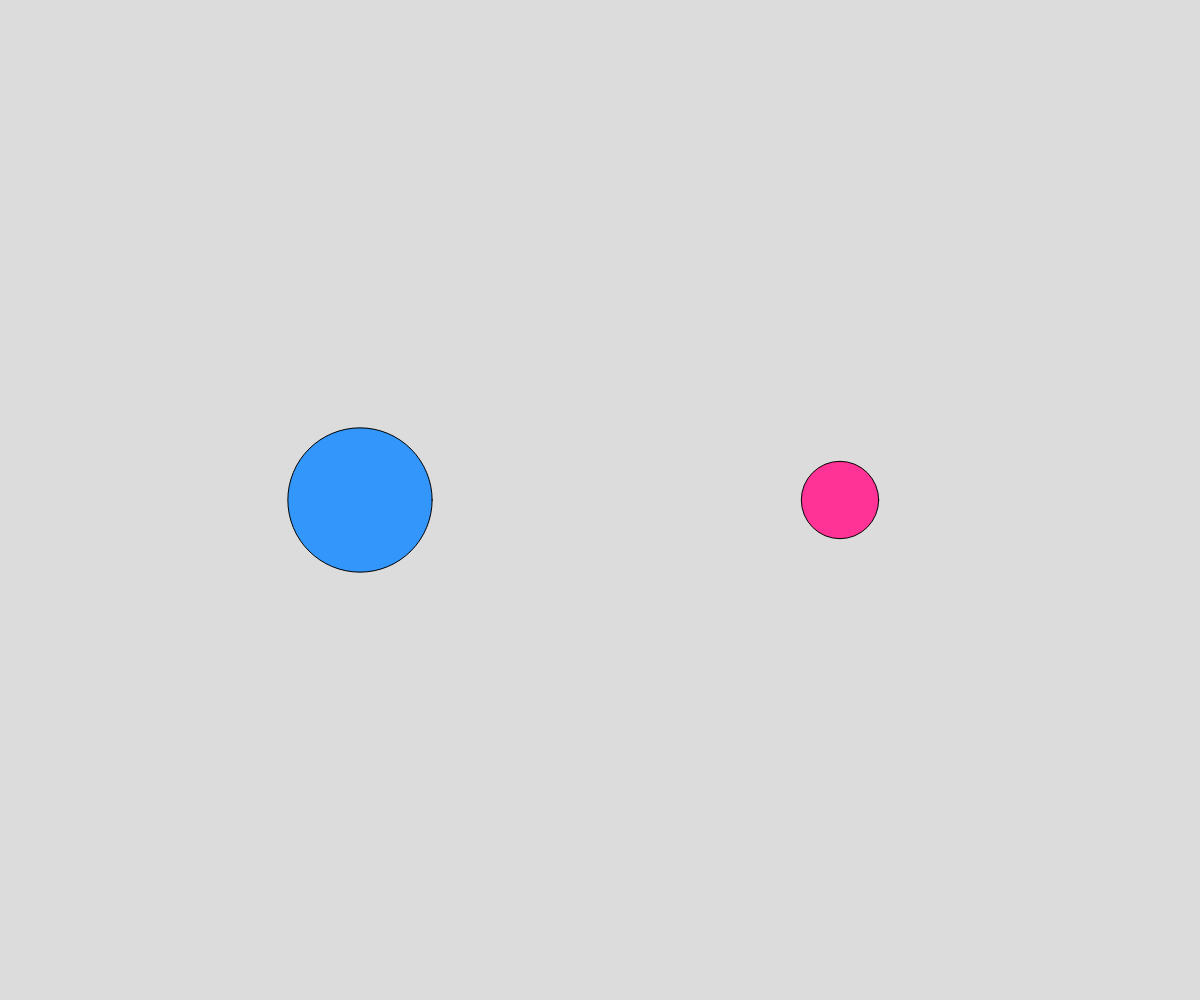
Frame 1 (no input)
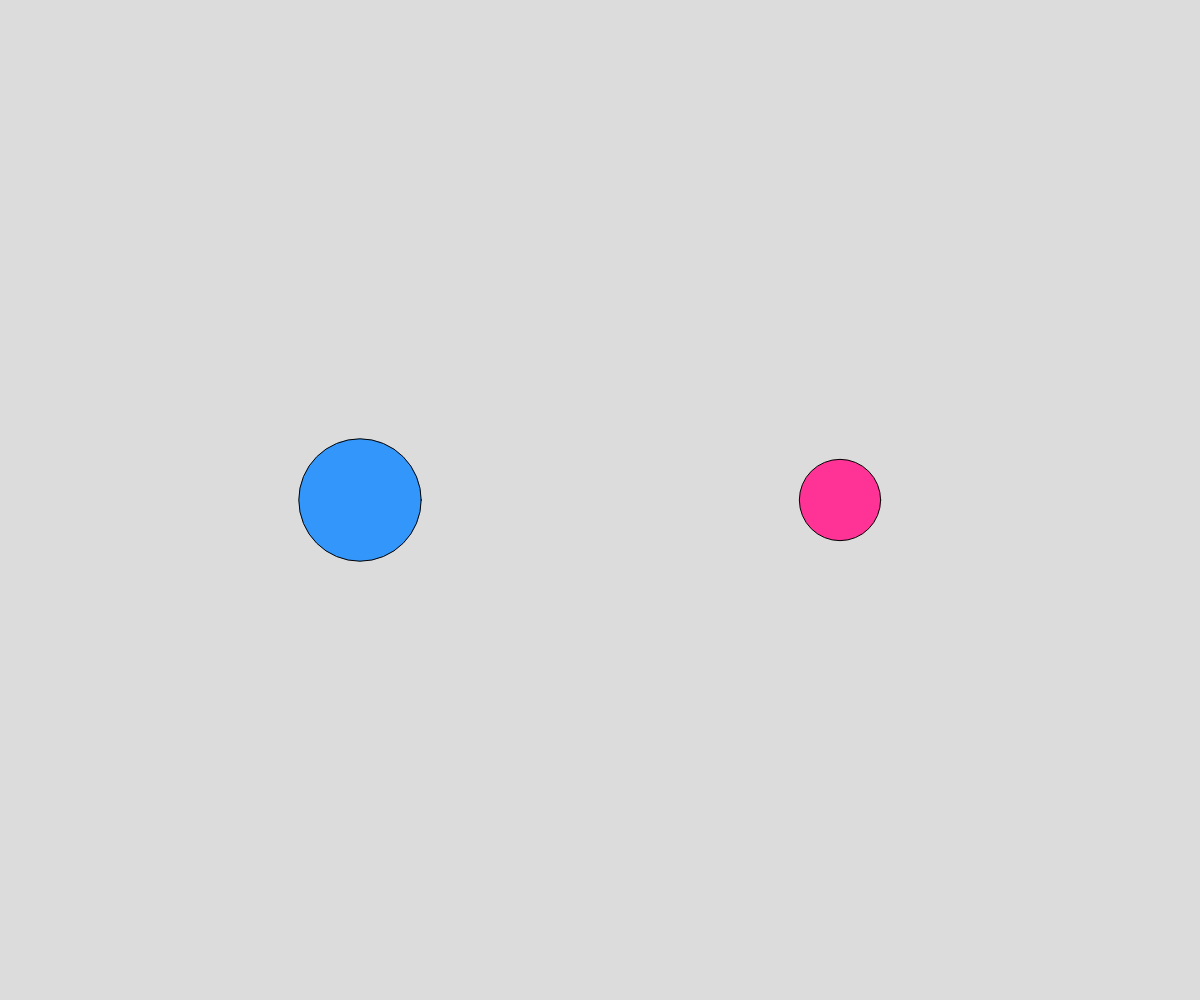
Frame 60 (no input)
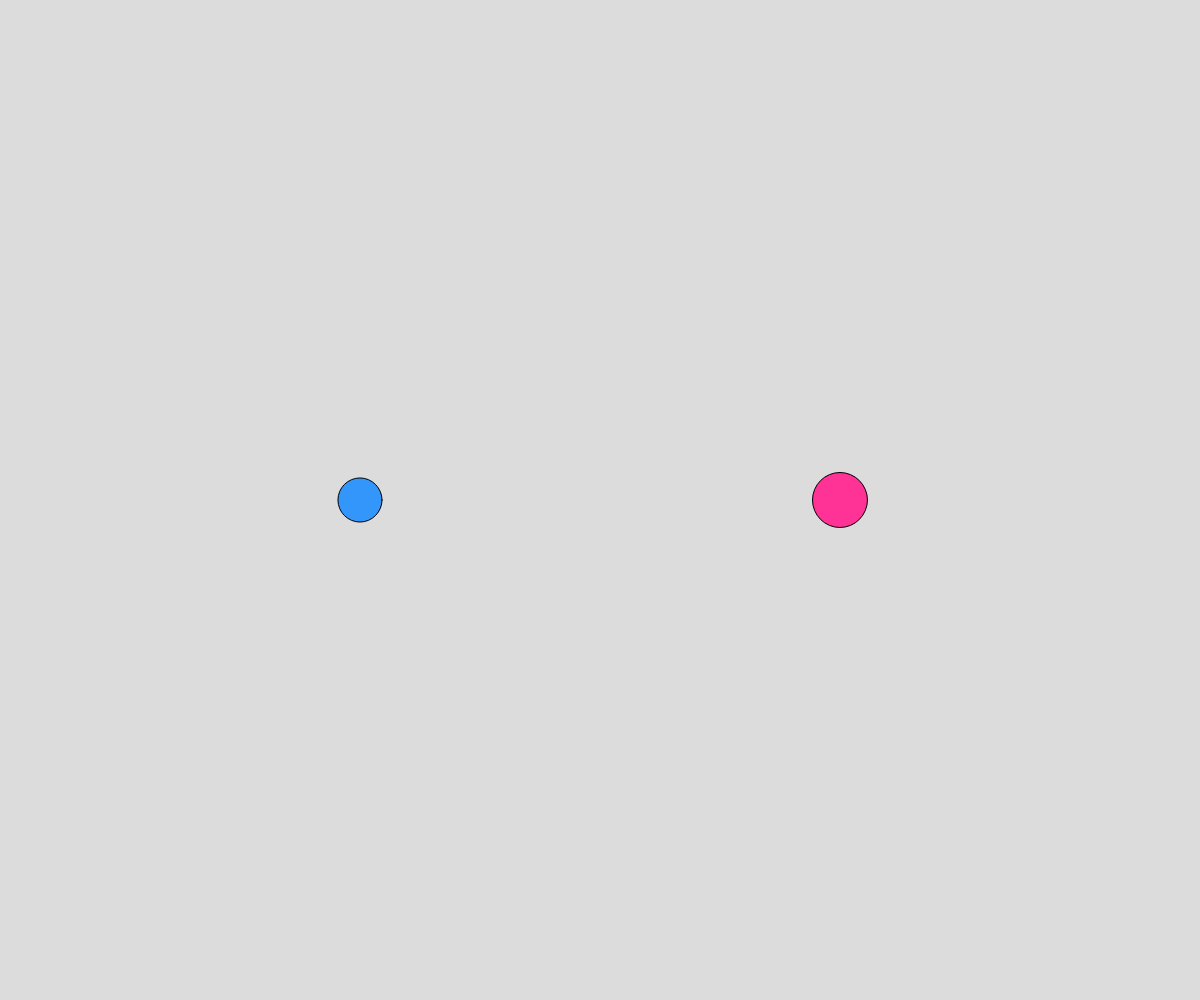
Frame 120 (the mouse pressed at the canvas centre since frame 60)

The p5.js sketch that drew these frames (run headless with seeded random() and noise() and a simulated clock; from frame 60 on, the mouse is pressed at the canvas centre):

// p5.js sketch
// ── sketch.js
// Working with Images
// and random() and noise()
// Mr. Scott
// Sept 24, 2025


let x1, y1, x2, y2; 
let d1, d2;
let noiseTime = 5, noiseSpeed = 0.01;
   //"noiseSpeed" controls how connected 
   // our random noise() values are.
let minSize = 5;  let maxSize = 200;

let mX, mY;  //move x and y

function setup() {
  createCanvas(windowWidth, windowHeight);
  x1 = width*0.3;  y1 = height*0.5;
  x2 = width*0.7;  y2 = height*0.5;
  mY = height*0.3;
  //frameRate(10);
}

function noiseMove(){
  //use random noise to set the xposition of a third circle
  
  circle(mX, mY, 50);
}

function draw() {
  background(220);
  randomCircle();
  noiseCircle();
}

function noiseCircle(){
  //draw a fixed circle with randomly
  //changing (but smooth, hopefully!) diameters
  d2 = noise(noiseTime);   //yields value between 0-1
  d2 = map(d2, 0, 1, minSize, maxSize);
  fill(255,50,150);
  circle(x2,y2,d2);
  noiseTime += noiseSpeed;
}

function randomCircle(){
  //draw a fixed circle with randomly changing diameter
  fill(50,150,250);
  d1 = random(minSize,maxSize);
  circle(x1, y1, d1);
}
